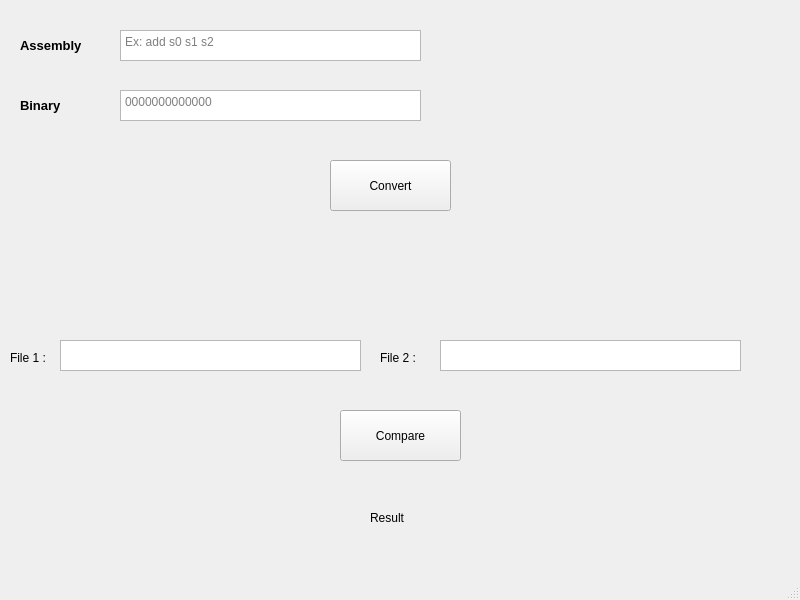
<?xml version="1.0" encoding="UTF-8"?>
<ui version="4.0">
 <class>MainWindow</class>
 <widget class="QMainWindow" name="MainWindow">
  <property name="geometry">
   <rect>
    <x>0</x>
    <y>0</y>
    <width>800</width>
    <height>600</height>
   </rect>
  </property>
  <property name="windowTitle">
   <string>MainWindow</string>
  </property>
  <widget class="QWidget" name="centralwidget">
   <widget class="QPushButton" name="btnconvert">
    <property name="geometry">
     <rect>
      <x>330</x>
      <y>160</y>
      <width>121</width>
      <height>51</height>
     </rect>
    </property>
    <property name="text">
     <string>Convert</string>
    </property>
   </widget>
   <widget class="QLabel" name="label">
    <property name="geometry">
     <rect>
      <x>20</x>
      <y>90</y>
      <width>81</width>
      <height>31</height>
     </rect>
    </property>
    <property name="font">
     <font>
      <family>Arial</family>
      <pointsize>10</pointsize>
      <weight>75</weight>
      <bold>true</bold>
     </font>
    </property>
    <property name="text">
     <string>Binary</string>
    </property>
   </widget>
   <widget class="QLabel" name="label_2">
    <property name="geometry">
     <rect>
      <x>370</x>
      <y>510</y>
      <width>55</width>
      <height>16</height>
     </rect>
    </property>
    <property name="text">
     <string>Result</string>
    </property>
   </widget>
   <widget class="QTextEdit" name="te_assembly">
    <property name="geometry">
     <rect>
      <x>120</x>
      <y>30</y>
      <width>301</width>
      <height>31</height>
     </rect>
    </property>
    <property name="placeholderText">
     <string>Ex: add s0 s1 s2</string>
    </property>
   </widget>
   <widget class="QTextEdit" name="te_binary">
    <property name="geometry">
     <rect>
      <x>120</x>
      <y>90</y>
      <width>301</width>
      <height>31</height>
     </rect>
    </property>
    <property name="readOnly">
     <bool>true</bool>
    </property>
    <property name="placeholderText">
     <string>0000000000000</string>
    </property>
   </widget>
   <widget class="QLabel" name="label_4">
    <property name="geometry">
     <rect>
      <x>20</x>
      <y>30</y>
      <width>81</width>
      <height>31</height>
     </rect>
    </property>
    <property name="font">
     <font>
      <family>Arial</family>
      <pointsize>10</pointsize>
      <weight>75</weight>
      <bold>true</bold>
     </font>
    </property>
    <property name="text">
     <string>Assembly</string>
    </property>
   </widget>
   <widget class="QPushButton" name="btn_compare">
    <property name="geometry">
     <rect>
      <x>340</x>
      <y>410</y>
      <width>121</width>
      <height>51</height>
     </rect>
    </property>
    <property name="text">
     <string>Compare</string>
    </property>
   </widget>
   <widget class="QTextEdit" name="textEdit_3">
    <property name="geometry">
     <rect>
      <x>60</x>
      <y>340</y>
      <width>301</width>
      <height>31</height>
     </rect>
    </property>
   </widget>
   <widget class="QTextEdit" name="textEdit_4">
    <property name="geometry">
     <rect>
      <x>440</x>
      <y>340</y>
      <width>301</width>
      <height>31</height>
     </rect>
    </property>
   </widget>
   <widget class="QLabel" name="label_3">
    <property name="geometry">
     <rect>
      <x>10</x>
      <y>350</y>
      <width>55</width>
      <height>16</height>
     </rect>
    </property>
    <property name="text">
     <string>File 1 : </string>
    </property>
   </widget>
   <widget class="QLabel" name="label_5">
    <property name="geometry">
     <rect>
      <x>380</x>
      <y>350</y>
      <width>55</width>
      <height>16</height>
     </rect>
    </property>
    <property name="text">
     <string>File 2 : </string>
    </property>
   </widget>
  </widget>
  <widget class="QStatusBar" name="statusbar"/>
 </widget>
 <resources/>
 <connections/>
</ui>
